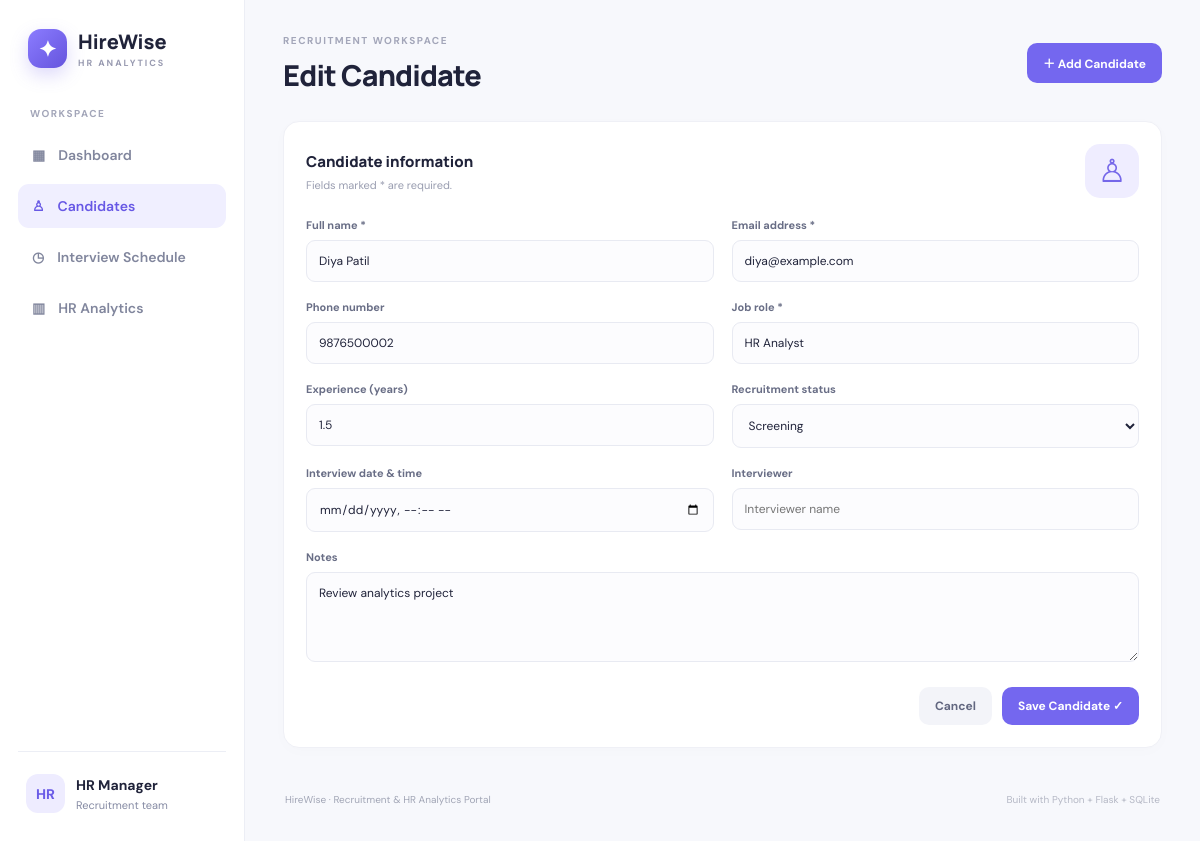
Screenshot of /candidate/2/edit with the database file from the repository.
### tables this page shows
CREATE TABLE candidates (
                id INTEGER PRIMARY KEY AUTOINCREMENT,
                name TEXT NOT NULL,
                email TEXT NOT NULL,
                phone TEXT,
                job_role TEXT NOT NULL,
                experience REAL DEFAULT 0,
                status TEXT NOT NULL DEFAULT 'Applied',
                interview_date TEXT,
                interviewer TEXT,
                notes TEXT,
                created_at TEXT NOT NULL
            );

### app.py (the view, shortened to what this page needs)
@app.route("/candidate/<int:candidate_id>/edit", methods=["GET", "POST"])
def edit_candidate(candidate_id):
    with get_db() as conn:
        candidate = conn.execute("SELECT * FROM candidates WHERE id=?", (candidate_id,)).fetchone()
        if not candidate:
            flash("Candidate not found.", "error")
            return redirect(url_for("candidates"))
    return render_template("candidate_form.html", statuses=STATUSES, candidate=candidate, page_title="Edit Candidate")

### app.py (called while the page is built)
def get_db():
    conn = sqlite3.connect(DB_PATH)
    conn.row_factory = sqlite3.Row
    return conn

### templates/candidate_form.html (shortened to what this page needs)
{% extends "base.html" %}
{% block page_heading %}{{ page_title }}{% endblock %}
{% block content %}
<section class="panel form-panel"><div class="panel-heading"><div><h3>Candidate information</h3><p>Fields marked * are required.</p></div><span class="form-symbol">♙</span></div>
<form method="post" class="candidate-form">
  <label>Full name *<input name="name" required value="{{ candidate.name if candidate else '' }}" placeholder="e.g. Aanya Sharma"></label>
  <label>Email address *<input type="email" name="email" required value="{{ candidate.email if candidate else '' }}" placeholder="candidate@example.com"></label>
  <label>Phone number<input name="phone" value="{{ candidate.phone if candidate else '' }}" placeholder="+91 98765 43210"></label>
  <label>Job role *<input name="job_role" required value="{{ candidate.job_role if candidate else '' }}" placeholder="e.g. Python Developer"></label>
  <label>Experience (years)<input type="number" name="experience" min="0" max="60" step="0.5" value="{{ candidate.experience if candidate else '0' }}"></label>
  <label>Recruitment status<select name="status">{% for s in statuses %}<option value="{{ s }}" {% if candidate and candidate.status == s %}selected{% elif not candidate and s == 'Applied' %}selected{% endif %}>{{ s }}</option>{% endfor %}</select></label>
  <label>Interview date & time<input type="datetime-local" name="interview_date" value="{{ candidate.interview_date if candidate else '' }}"></label>
  <label>Interviewer<input name="interviewer" value="{{ candidate.interviewer if candidate else '' }}" placeholder="Interviewer name"></label>
  <label class="full-width">Notes<textarea name="notes" rows="4" placeholder="Skills, feedback, or follow-up notes…">{{ candidate.notes if candidate else '' }}</textarea></label>
  <div class="form-actions full-width"><a class="button button-ghost" href="{{ url_for('candidates') }}">Cancel</a><button class="button button-primary">Save Candidate ✓</button></div>
</form></section>
{% endblock %}

### static/style.css (style rules this page uses)
:root { --ink:#20233a;--muted:#858aa3;--line:#eceef5;--purple:#7467ef;--bg:#f7f8fc;--green:#1b9b73 }
* { box-sizing:border-box }
body { margin:0;background:var(--bg);color:var(--ink);font-family:'DM Sans',sans-serif;font-size:14px }
.button { display:inline-flex;align-items:center;justify-content:center;gap:7px;padding:11px 16px;border:0;border-radius:10px;font:700 12px 'DM Sans',sans-serif;text-decoration:none;cursor:pointer;white-space:nowrap;transition:transform .15s,box-shadow .15s }
.button-primary { background:var(--purple);color:white }
.button-ghost { background:#f3f4f9;color:#626780 }
.stat-card,.panel { background:#fff;border:1px solid #eff0f6;border-radius:16px;box-shadow:0 3px 15px #26264d04 }
.panel { padding:22px;margin-bottom:21px;min-width:0 }
.panel-heading { display:flex;justify-content:space-between;align-items:center;gap:15px;margin-bottom:20px }
.panel-heading h3 { font:800 15px Manrope,sans-serif;margin:0 0 6px }
.panel-heading p { font-size:11px;color:#999db0;margin:0 }
.filters input,.filters select,.candidate-form input,.candidate-form select,.candidate-form textarea { font:12px 'DM Sans',sans-serif;color:var(--ink);background:#fcfcfe;border:1px solid #e8eaf2;border-radius:9px;padding:12px;outline:none;min-width:0 }
.form-panel { max-width:900px }
.form-symbol { font-size:32px;color:#7567e9;background:#efedff;width:54px;height:54px;display:grid;place-items:center;border-radius:15px }
.candidate-form { display:grid;grid-template-columns:1fr 1fr;gap:18px }
.candidate-form label { display:flex;flex-direction:column;gap:8px;font-size:11px;font-weight:700;color:#696e86 }
.candidate-form input,.candidate-form select,.candidate-form textarea { width:100%;font-weight:400 }
.candidate-form textarea { resize:vertical }
.full-width { grid-column:1/-1 }
.form-actions { display:flex;justify-content:flex-end;gap:10px;padding-top:7px }

### rows the page displays
candidates: name "Diya Patil", email "diya@example.com", phone "9876500002", job_role "HR Analyst", experience "1.5", status "Screening", notes "Review analytics project"

### other values shown
{{ page_title }} "Edit Candidate"
